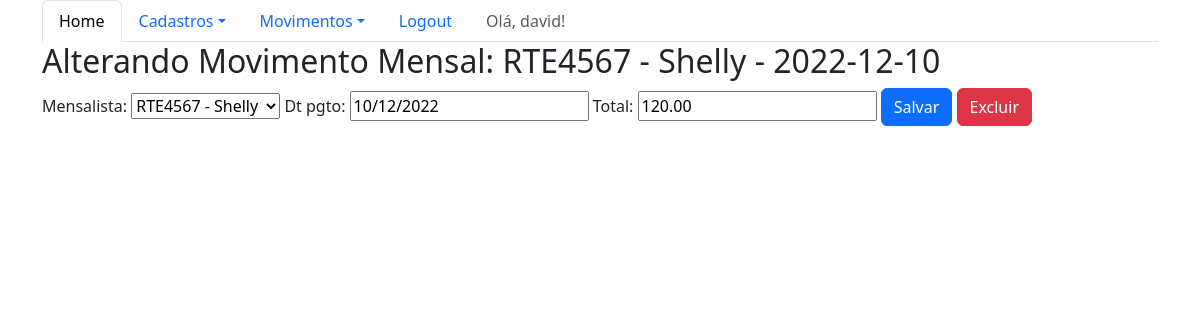
The page /sistema/movimentomensalupdate/4/ (signed in) on the database as committed earlier.
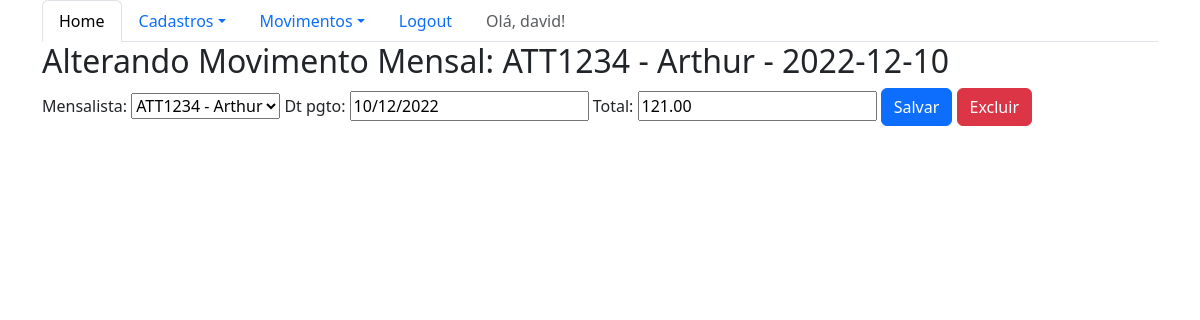
The same page on the database as committed later.
### core/models.py (models this page shows, shortened)
class MovimentoMensal(models.Model):
    mensalista = models.ForeignKey(Mensalista, on_delete=models.CASCADE)
    dt_pgto = models.DateField()
    total = models.DecimalField(max_digits=6, decimal_places=2)
    def __str__(self):
        return f'{self.mensalista} - {self.dt_pgto}'
    class Meta:
        verbose_name_plural = 'movimentos mensais'

class Mensalista(models.Model):
    veiculo = models.ForeignKey(Veiculo, on_delete=models.CASCADE)
    inicio = models.DateField()
    fim = models.DateField(auto_now=False, null=True, blank=True)
    valor_mes = models.DecimalField(max_digits=6, decimal_places=2)
    def __str__(self):
        return f'{self.veiculo.placa} - {self.veiculo.proprietario.nome}'

class Veiculo(models.Model):
    placa = models.CharField(max_length=7)
    marca = models.ForeignKey(Marca,blank=True,null=True, on_delete=models.CASCADE)
    proprietario = models.ForeignKey(Pessoa,on_delete=models.CASCADE)
    cor = models.CharField(max_length=15, blank=True, null=True)
    observacoes = models.TextField(blank=True, null=True)

class Pessoa(models.Model):
    nome = models.CharField(max_length=100)
    endereco = models.CharField(max_length=200,blank=True,null=True)
    telefone = models.CharField(max_length=20,blank=True,null=True)

### core/views.py (the view)
# urls.py: re_path(r'^movimentomensalupdate/(?P<id>\d+)/$', movimentomensal_update, name='core_movimentomensal_update'),
@login_required
def movimentomensal_update(request, id):
    data = {}
    movimentomensal = MovimentoMensal.objects.get(id=id)
    form = MovimentoMensalForm( request.POST or None, instance=movimentomensal)
    data['movimentomensal'] = movimentomensal
    data['form'] = form
    if request.method == 'POST':
        if form.is_valid():
            form.save()
            return redirect('core_lista_movimentosmensais')
    else:
        return render(request, 'core/update_movimentomensal.html', data)

### core/forms.py
class MovimentoMensalForm(ModelForm):
    class Meta:
        model = MovimentoMensal
        fields = '__all__'

### core/templates/core/update_movimentomensal.html (shortened to what this page needs)
{% extends 'logado.html' %}
{% load bootstrap %}
{% block main %}
<div class="row">
    <div class="col">
        <h2>Alterando Movimento Mensal: {{movimentomensal}}</h2>
        <form action="{% url 'core_movimentomensal_update' movimentomensal.id %}" method="POST">
          {{form|bootstrap}}
          <button type="submit" class="btn btn-primary">Salvar</button>
          <a href="{% url 'core_movimentomensal_delete' movimentomensal.id %}" class="btn btn-danger">Excluir</a>
        </form>
    </div>
</div>
{% endblock %}

Rows that differ between the two databases and show on the page:
changed MovimentoMensal: mensalista+dt_pgto "RTE4567 - Shelly - 2022-12-10" → "ATT1234 - Arthur - 2022-12-10"; mensalista "RTE4567 - Shelly" → "ATT1234 - Arthur"; total "120.00" → "121.00"
